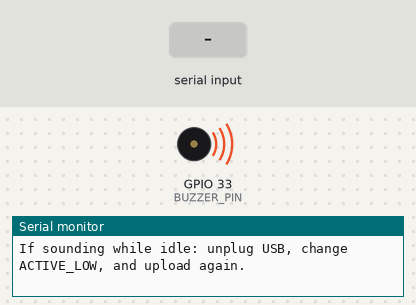
Bench run of a sketch on a simulated ESP32. On the bench: buzzer (waves = sounding, pin HIGH), the last lines printed to the serial monitor. Inputs (shaded band) come from the test bench.

Above: at 2.4 s.
2.5 s: "b" received over Serial
At 2.57 s:
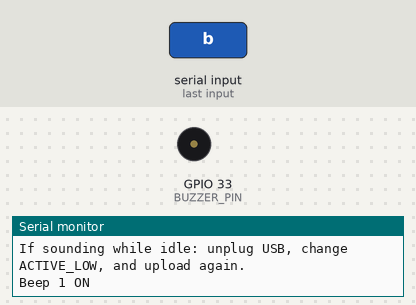
Timing chart, 0 to 5.5 s (numbered marks = the images above; inputs shaded):
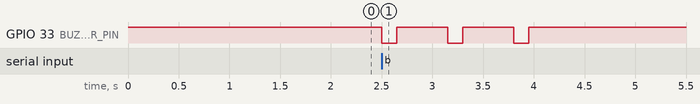

Measured:
- after the input at 2.5 s, GPIO 33 (BUZZER_PIN): alternates HIGH for 0.50 s and LOW for 0.15 s, 6 changes in all, then stays HIGH, starting at once

The sketch:

05_active_buzzer.ino
```cpp
#include <Arduino.h>

// For the project's THREE-PIN active buzzer module, not a bare buzzer.
// VCC -> 3V3, GND -> GND, SIG/S/IN -> GPIO33.
constexpr uint8_t BUZZER_PIN = 33;
// Latest main sketch uses true; verify the physical module with this test.
constexpr bool ACTIVE_LOW = true;
constexpr uint8_t ON_LEVEL = ACTIVE_LOW ? LOW : HIGH;
constexpr uint8_t OFF_LEVEL = ACTIVE_LOW ? HIGH : LOW;

void setup() {
  Serial.begin(115200);
  pinMode(BUZZER_PIN, OUTPUT);
  digitalWrite(BUZZER_PIN, OFF_LEVEL);
  delay(1200);
  Serial.printf("\nACTIVE BUZZER TEST | ACTIVE_LOW=%s\n", ACTIVE_LOW ? "true" : "false");
  Serial.println("Expected: silent now. Send b to hear three short beeps, then silence.");
  Serial.println("If sounding while idle: unplug USB, change ACTIVE_LOW, and upload again.");
}

void loop() {
  if (Serial.available()) {
    const char command = Serial.read();
    if (command == 'b' || command == 'B') {
      for (int i = 0; i < 3; ++i) {
        Serial.printf("Beep %d ON\n", i + 1);
        digitalWrite(BUZZER_PIN, ON_LEVEL);
        delay(150);
        digitalWrite(BUZZER_PIN, OFF_LEVEL);
        Serial.println("OFF");
        delay(500);
      }
      Serial.println("Done. Must now stay silent. Send b to repeat.");
    }
  }
  delay(1);
}
```
